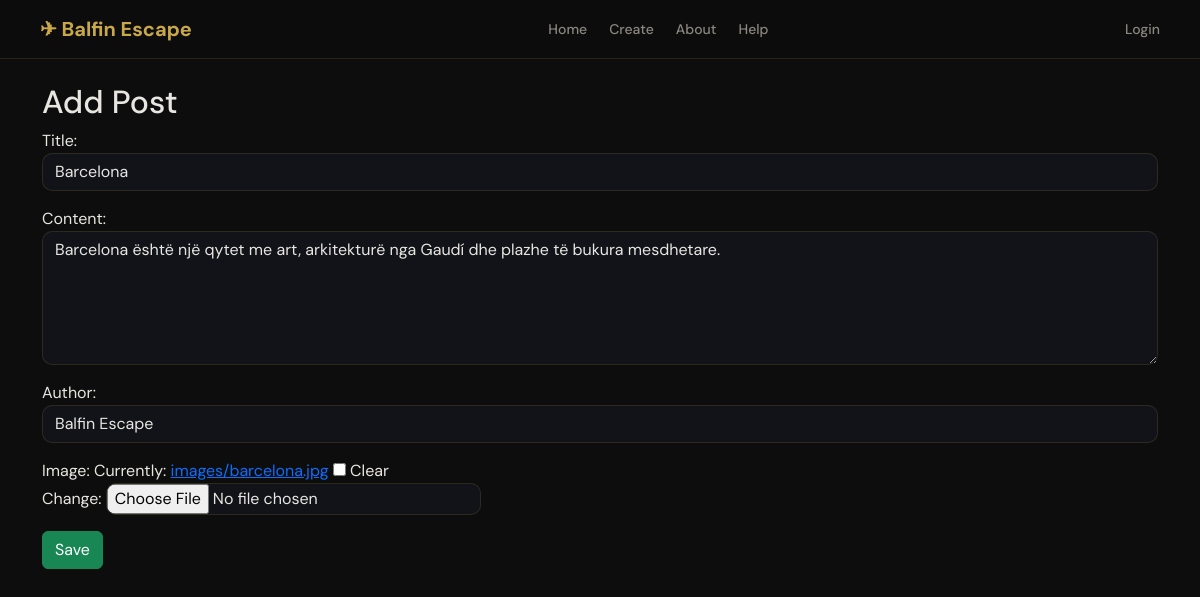
The page /edit/9/ on the database its author committed.
### agency/models.py (models this page shows, shortened)
class Post(models.Model):
    title = models.CharField(max_length=200)
    content = models.TextField()
    author = models.CharField(max_length=100)
    image = models.ImageField(upload_to='images/', blank=True, null=True)
    likes = models.PositiveIntegerField(default=0)
    dislikes = models.PositiveIntegerField(default=0)
    created_at = models.DateTimeField(auto_now_add=True)
    class Meta:
        ordering = ['-created_at']

### agency/views.py (the view, shortened to what this page needs)
# urls.py: path('edit/<int:pk>/', views.edit_post, name='edit'),
def edit_post(request, pk):
    post = get_object_or_404(Post, id=pk)
    form = PostForm(request.POST or None, instance=post)
    return render(request, 'agency/post_form.html', {'form': form})

### agency/forms.py
class PostForm(forms.ModelForm):
    class Meta:
        model = Post
        fields = ['title', 'content', 'author', 'image']
        widgets = {
            'title': forms.TextInput(attrs={
                'class': 'form-control',
                'placeholder': 'Titulli i postit'
            }),
            'content': forms.Textarea(attrs={
                'class': 'form-control',
                'rows': 5,
                'placeholder': 'Përshkrimi...'
            }),
            'author': forms.TextInput(attrs={
                'class': 'form-control',
                'placeholder': 'Autori'
            }),
        }

### agency/templates/agency/post_form.html (shortened to what this page needs)
{% extends 'agency/base.html' %}
{% block content %}
<h2>Add Post</h2>
<form method="POST">
    {{ form.as_p }}
    <button class="btn btn-success">Save</button>
</form>
{% endblock %}

### agency/templates/agency/base.html (style rules this page uses)
:root { --bg: #0D0D0D; --panel: #161A22; --gold: #C9A84C; --text: #E8E6E0; --muted: #8A8680; --border: rgba(201,168,76,0.15); }
body { font-family: 'DM Sans', sans-serif; background: var(--bg); color: var(--text); margin: 0; }
input, textarea, select { background: #111318 !important; border: 1px solid var(--border) !important; color: var(--text) !important; border-radius: 10px !important; }

### rows shown on the page
Post: title "Barcelona", content "Barcelona është një qytet me art, arkitekturë nga Gaudí dhe plazhe të bukura mesdhetare.", author "Balfin Escape"
